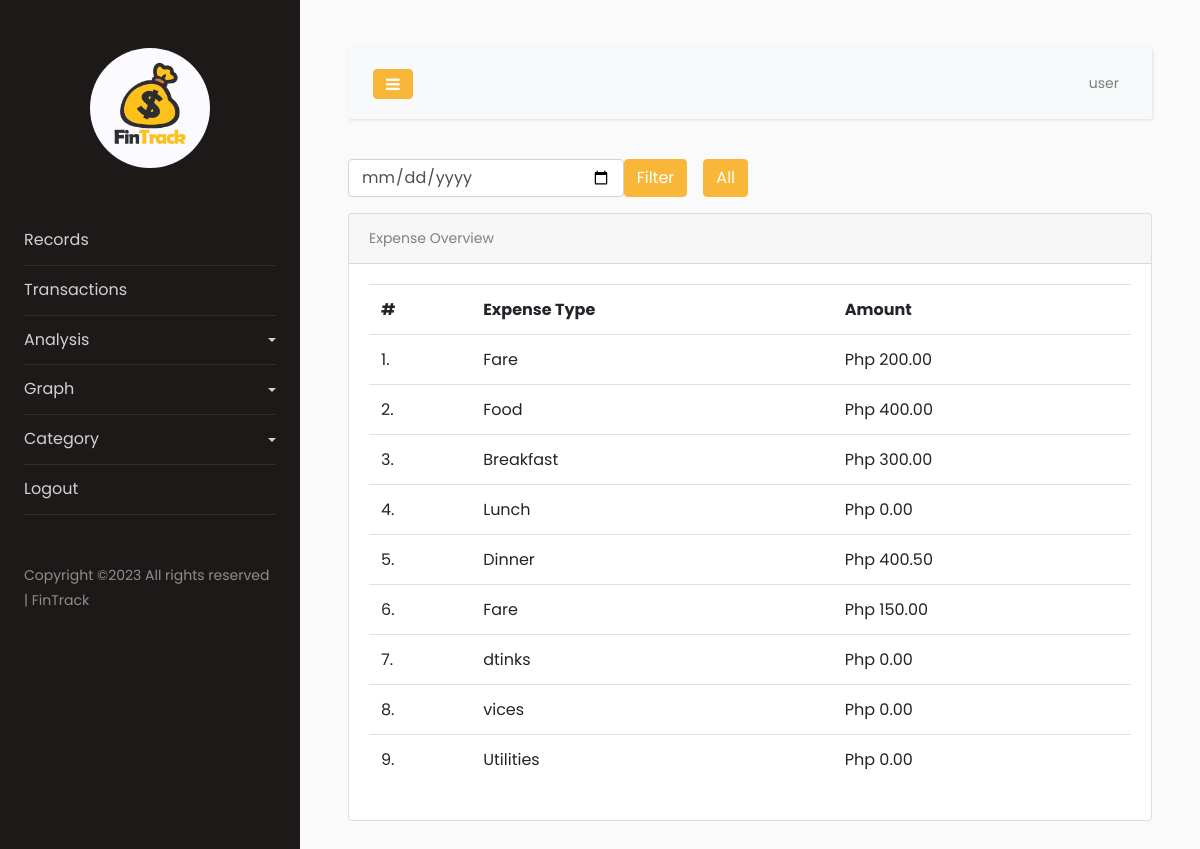
Screenshot of /app/overview.php?type=Expense (signed in) with the database file from the repository.
### tables this page shows
CREATE TABLE `category` (
  `Id` int(11) NOT NULL AUTO_INCREMENT,
  `createdById` int(11) DEFAULT '0',
  `name` varchar(255) DEFAULT NULL,
  `type` varchar(255) DEFAULT NULL,
  PRIMARY KEY (`Id`)
);

CREATE TABLE `record` (
  `Id` int(11) NOT NULL AUTO_INCREMENT,
  `amount` double DEFAULT NULL,
  `type` varchar(255) DEFAULT NULL,
  `accountId` int(11) DEFAULT NULL,
  `categoryId` int(11) DEFAULT NULL,
  `dateAdded` date DEFAULT NULL,
  `userId` int(11) DEFAULT NULL,
  `notes` text,
  PRIMARY KEY (`Id`)
);

### config/functions.php (called while the page is built, shortened)
<?php
function get_query_string($keyword, $default){
	return (isset($_GET[$keyword]) && $_GET[$keyword] != '') ? $_GET[$keyword] : $default;
}
function format_money($value){
	return number_format($value, 2, '.', ',');
}
?>

### config/Models.php (called while the page is built, shortened)
<?php
include "CRUD.php";
include "functions.php";
function record() {
	$crud = new CRUD;
	$crud->table = "record";
	return $crud;
}
function category() {
	$crud = new CRUD;
	$crud->table = "category";
	return $crud;
}
?>

### config/CRUD.php (called while the page is built)
<?php class CRUD{var $table;var $obj=array();function arrayToQuery($query){$query_array=array();foreach($query as $key=>$key_value){if($key_value=="NOW()"){$query_array[]="$key=$key_value";}else{$query_array[]="$key='".htmlspecialchars($key_value,ENT_QUOTES)."'";}}return implode(', ',$query_array);}function list($query=""){$query=$query?"where ".$query:"";$db=Database::connect();$pdo=$db->prepare("select * from $this->table $query");$pdo->execute();$result=$pdo->fetchAll(PDO::FETCH_OBJ);Database::disconnect();return $result;}function count($query=""){$query=$query?"where ".$query:"";$db=Database::connect();$pdo=$db->prepare("select * from $this->table $query");$pdo->execute();Database::disconnect();return $pdo->rowCount();}function get($args){$db=Database::connect();$pdo=$db->prepare("select * from $this->table where $args");$pdo->execute();$result=$pdo->fetch(PDO::FETCH_OBJ);Database::disconnect();return $result;}function create(){$object=$this->arrayToQuery($this->obj);$db=Database::connect();$pdo=$db->prepare("insert into $this->table set $object");$pdo->execute();Database::disconnect();}function update($args){$object=$this->arrayToQuery($this->obj);$db=Database::connect();$pdo=$db->prepare("update $this->table set $object where $args");$pdo->execute();Database::disconnect();}function delete($args){$db=Database::connect();$pdo=$db->prepare("delete from $this->table where $args");$pdo->execute();Database::disconnect();}} ?>

### app/overview.php (the view, shortened to what this page needs)
<?php
  $ROOT_DIR="../";
  include $ROOT_DIR . "templates/header.php";
  $type = $_GET["type"];
  $userId = $_SESSION["user_session"]["Id"];
  $category_list = category()->list("type='$type' and (createdById=$userId or createdById=0)");
  $date = get_query_string("date", "");
  function get_total_amount($categoryId, $date){
    $result = 0;
    $userId = $_SESSION["user_session"]["Id"];
    if ($date) {
      $params = "categoryId=$categoryId and userId=$userId and dateAdded='$date'";
    }
    else{
      $params = "categoryId=$categoryId and userId=$userId";
    }
    foreach (record()->list($params) as $row) {
      $result += $row->amount;
    }
    return $result;
  }
?>
<form action="overview.php" method="get" style="width:400px;">
  <div class="input-group">
    <input  type="date" name="date" value="<?=$date;?>" class="form-control rounded" placeholder="Search" aria-label="Search" aria-describedby="search-addon" />
    <button type="submit" class="btn btn-primary" data-mdb-ripple-init>Filter</button>
    <a href="?type=<?=$type;?>" class="btn btn-primary ml-3" data-mdb-ripple-init>All</a>
  </div>
</form>
<div class="card mt-3">
  <div class="card-header">
    <?=$type;?> Overview
  </div>
  <div class="card-body">
    <table class="table">
      <tr>
        <th>#</th>
        <th><?=$type;?> Type</th>
        <th>Amount</th>
      </tr>
      <?php
        $count = 0;
       foreach ($category_list as $row):
         $count += 1;
         ?>
        <tr>
          <td><?=$count;?>.</td>
          <td><?=$row->name;?></td>
          <?php if ($type=="Account"): ?>
          <td>Php <?=format_money(get_total_account_amount($row->Id, $date));?></td>
          <?php else: ?>
          <td>Php <?=format_money(get_total_amount($row->Id, $date));?></td>
          <?php endif; ?>
        </tr>
      <?php endforeach; ?>
    </table>
  </div>
</div>
<?php include $ROOT_DIR . "templates/footer.php"; ?>

### templates/header.php (shortened to what this page needs)
<?php
require_once '../config/Models.php';
$ROOT_DIR = "../";
$user = $_SESSION["user_session"];
?>
<html lang="en">
  <head>
		<link rel="stylesheet" href="https://stackpath.bootstrapcdn.com/font-awesome/4.7.0/css/font-awesome.min.css">
		<link rel="stylesheet" href="<?=$ROOT_DIR;?>templates/css/style.css">
  </head>
  <body>
		<div class="wrapper d-flex align-items-stretch">
			<nav id="sidebar">
				<div class="p-4 pt-5">
		  		<a href="#" class="img logo rounded-circle mb-5" style="background-image: url(<?=$ROOT_DIR;?>templates/images/logo.jpg);"></a>
	        <ul class="list-unstyled components mb-5">
	          <li>
	              <a href="index.php">Records</a>
	          </li>
            <li>
	              <a href="transactions.php">Transactions</a>
	          </li>
            <li>
	            <a href="#homeSubmenu" data-toggle="collapse" aria-expanded="false" class="dropdown-toggle">Analysis</a>
	          </li>
            <li>
	            <a href="#homeSubmenu3" data-toggle="collapse" aria-expanded="false" class="dropdown-toggle">Graph</a>
	          </li>
            <li>
	            <a href="#homeSubmenu2" data-toggle="collapse" aria-expanded="false" class="dropdown-toggle">Category</a>
	          </li>
	          <li>
              <a href="../auth/process.php?action=user-logout">Logout</a>
	          </li>
	        </ul>
	        <div class="footer">
	        	<p>
						  Copyright &copy;<script>document.write(new Date().getFullYear());</script> All rights reserved | FinTrack</a>
						  </p>
	        </div>
	      </div>
    	</nav>
      <div id="content" class="p-4 p-md-5">
        <nav class="navbar navbar-expand-lg navbar-light bg-light">
          <div class="container-fluid">
            <button type="button" id="sidebarCollapse" class="btn btn-primary">
              <i class="fa fa-bars"></i>
            </button>
            <div class="collapse navbar-collapse" id="navbarSupportedContent">
              <ul class="nav navbar-nav ml-auto">
                <li class="nav-item">
                    <a class="nav-link" href="#"><?=$user["username"]?></a>
                </li>
              </ul>
            </div>
          </div>
        </nav>

### templates/footer.php (shortened to what this page needs)
		</div>
  </body>
</html>

### rows the page displays
category: name "Fare", Id "200.00"
category: name "Food", Id.amount "400.00"
category: name "Breakfast", Id.amount "300.00"
category: name "Lunch", Id "0.00"
category: name "Dinner", Id "400.50"
category: name "Fare", Id.amount "150.00"
category: name "dtinks", Id "0.00"
category: name "vices", Id "0.00"
category: name "Utilities", Id "0.00"

### other values shown
$user["username"] "user"
$type "Expense"
